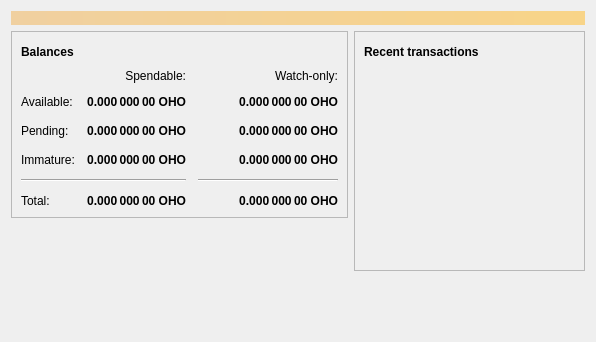
<?xml version="1.0" encoding="UTF-8"?>
<ui version="4.0">
 <class>OverviewPage</class>
 <widget class="QWidget" name="OverviewPage">
  <property name="geometry">
   <rect>
    <x>0</x>
    <y>0</y>
    <width>596</width>
    <height>342</height>
   </rect>
  </property>
  <property name="windowTitle">
   <string>Form</string>
  </property>
  <layout class="QVBoxLayout" name="topLayout">
   <item>
    <widget class="QLabel" name="labelAlerts">
     <property name="visible">
      <bool>false</bool>
     </property>
     <property name="styleSheet">
      <string notr="true">QLabel { background-color: qlineargradient(x1: 0, y1: 0, x2: 1, y2: 0, stop:0 #F0D0A0, stop:1 #F8D488); color:#000000; }</string>
     </property>
     <property name="wordWrap">
      <bool>true</bool>
     </property>
     <property name="margin">
      <number>3</number>
     </property>
     <property name="textInteractionFlags">
      <set>Qt::TextSelectableByMouse</set>
     </property>
    </widget>
   </item>
   <item>
    <layout class="QHBoxLayout" name="horizontalLayout" stretch="1,1">
     <item>
      <layout class="QVBoxLayout" name="verticalLayout_2">
       <item>
        <widget class="QFrame" name="frame">
         <property name="frameShape">
          <enum>QFrame::StyledPanel</enum>
         </property>
         <property name="frameShadow">
          <enum>QFrame::Raised</enum>
         </property>
         <layout class="QVBoxLayout" name="verticalLayout_4">
          <item>
           <layout class="QHBoxLayout" name="horizontalLayout_4">
            <item>
             <widget class="QLabel" name="label_5">
              <property name="font">
               <font>
                <weight>75</weight>
                <bold>true</bold>
               </font>
              </property>
              <property name="text">
               <string>Balances</string>
              </property>
             </widget>
            </item>
            <item>
             <widget class="QPushButton" name="labelWalletStatus">
              <property name="enabled">
               <bool>true</bool>
              </property>
              <property name="maximumSize">
               <size>
                <width>30</width>
                <height>16777215</height>
               </size>
              </property>
              <property name="toolTip">
               <string>The displayed information may be out of date. Your wallet automatically synchronizes with the Ohho network after a connection is established, but this process has not completed yet.</string>
              </property>
              <property name="text">
               <string/>
              </property>
              <property name="icon">
               <iconset resource="../bitcoin.qrc">
                <normaloff>:/icons/warning</normaloff>
                <disabledoff>:/icons/warning</disabledoff>:/icons/warning</iconset>
              </property>
              <property name="iconSize">
               <size>
                <width>24</width>
                <height>24</height>
               </size>
              </property>
              <property name="flat">
               <bool>true</bool>
              </property>
             </widget>
            </item>
            <item>
             <spacer name="horizontalSpacer_3">
              <property name="orientation">
               <enum>Qt::Horizontal</enum>
              </property>
              <property name="sizeHint" stdset="0">
               <size>
                <width>40</width>
                <height>20</height>
               </size>
              </property>
             </spacer>
            </item>
           </layout>
          </item>
          <item>
           <layout class="QGridLayout" name="gridLayout">
            <property name="spacing">
             <number>12</number>
            </property>
            <item row="2" column="2">
             <widget class="QLabel" name="labelWatchPending">
              <property name="font">
               <font>
                <weight>75</weight>
                <bold>true</bold>
               </font>
              </property>
              <property name="cursor">
               <cursorShape>IBeamCursor</cursorShape>
              </property>
              <property name="toolTip">
               <string>Unconfirmed transactions to watch-only addresses</string>
              </property>
              <property name="text">
               <string notr="true">0.000 000 00 OHO</string>
              </property>
              <property name="alignment">
               <set>Qt::AlignRight|Qt::AlignTrailing|Qt::AlignVCenter</set>
              </property>
              <property name="textInteractionFlags">
               <set>Qt::LinksAccessibleByMouse|Qt::TextSelectableByKeyboard|Qt::TextSelectableByMouse</set>
              </property>
             </widget>
            </item>
            <item row="2" column="1">
             <widget class="QLabel" name="labelUnconfirmed">
              <property name="font">
               <font>
                <weight>75</weight>
                <bold>true</bold>
               </font>
              </property>
              <property name="cursor">
               <cursorShape>IBeamCursor</cursorShape>
              </property>
              <property name="toolTip">
               <string>Total of transactions that have yet to be confirmed, and do not yet count toward the spendable balance</string>
              </property>
              <property name="text">
               <string notr="true">0.000 000 00 OHO</string>
              </property>
              <property name="alignment">
               <set>Qt::AlignRight|Qt::AlignTrailing|Qt::AlignVCenter</set>
              </property>
              <property name="textInteractionFlags">
               <set>Qt::LinksAccessibleByMouse|Qt::TextSelectableByKeyboard|Qt::TextSelectableByMouse</set>
              </property>
             </widget>
            </item>
            <item row="3" column="2">
             <widget class="QLabel" name="labelWatchImmature">
              <property name="font">
               <font>
                <weight>75</weight>
                <bold>true</bold>
               </font>
              </property>
              <property name="cursor">
               <cursorShape>IBeamCursor</cursorShape>
              </property>
              <property name="toolTip">
               <string>Mined balance in watch-only addresses that has not yet matured</string>
              </property>
              <property name="text">
               <string notr="true">0.000 000 00 OHO</string>
              </property>
              <property name="alignment">
               <set>Qt::AlignRight|Qt::AlignTrailing|Qt::AlignVCenter</set>
              </property>
              <property name="textInteractionFlags">
               <set>Qt::LinksAccessibleByMouse|Qt::TextSelectableByKeyboard|Qt::TextSelectableByMouse</set>
              </property>
             </widget>
            </item>
            <item row="4" column="0" colspan="2">
             <widget class="Line" name="line">
              <property name="orientation">
               <enum>Qt::Horizontal</enum>
              </property>
             </widget>
            </item>
            <item row="4" column="2">
             <widget class="Line" name="lineWatchBalance">
              <property name="sizePolicy">
               <sizepolicy hsizetype="Preferred" vsizetype="Fixed">
                <horstretch>0</horstretch>
                <verstretch>0</verstretch>
               </sizepolicy>
              </property>
              <property name="minimumSize">
               <size>
                <width>140</width>
                <height>0</height>
               </size>
              </property>
              <property name="orientation">
               <enum>Qt::Horizontal</enum>
              </property>
             </widget>
            </item>
            <item row="5" column="0">
             <widget class="QLabel" name="labelTotalText">
              <property name="text">
               <string>Total:</string>
              </property>
             </widget>
            </item>
            <item row="3" column="1">
             <widget class="QLabel" name="labelImmature">
              <property name="font">
               <font>
                <weight>75</weight>
                <bold>true</bold>
               </font>
              </property>
              <property name="cursor">
               <cursorShape>IBeamCursor</cursorShape>
              </property>
              <property name="toolTip">
               <string>Mined balance that has not yet matured</string>
              </property>
              <property name="text">
               <string notr="true">0.000 000 00 OHO</string>
              </property>
              <property name="alignment">
               <set>Qt::AlignRight|Qt::AlignTrailing|Qt::AlignVCenter</set>
              </property>
              <property name="textInteractionFlags">
               <set>Qt::LinksAccessibleByMouse|Qt::TextSelectableByKeyboard|Qt::TextSelectableByMouse</set>
              </property>
             </widget>
            </item>
            <item row="2" column="3">
             <spacer name="horizontalSpacer_2">
              <property name="orientation">
               <enum>Qt::Horizontal</enum>
              </property>
              <property name="sizeHint" stdset="0">
               <size>
                <width>40</width>
                <height>20</height>
               </size>
              </property>
             </spacer>
            </item>
            <item row="3" column="0">
             <widget class="QLabel" name="labelImmatureText">
              <property name="text">
               <string>Immature:</string>
              </property>
             </widget>
            </item>
            <item row="5" column="1">
             <widget class="QLabel" name="labelTotal">
              <property name="font">
               <font>
                <weight>75</weight>
                <bold>true</bold>
               </font>
              </property>
              <property name="cursor">
               <cursorShape>IBeamCursor</cursorShape>
              </property>
              <property name="toolTip">
               <string>Your current total balance</string>
              </property>
              <property name="text">
               <string notr="true">0.000 000 00 OHO</string>
              </property>
              <property name="alignment">
               <set>Qt::AlignRight|Qt::AlignTrailing|Qt::AlignVCenter</set>
              </property>
              <property name="textInteractionFlags">
               <set>Qt::LinksAccessibleByMouse|Qt::TextSelectableByKeyboard|Qt::TextSelectableByMouse</set>
              </property>
             </widget>
            </item>
            <item row="5" column="2">
             <widget class="QLabel" name="labelWatchTotal">
              <property name="font">
               <font>
                <weight>75</weight>
                <bold>true</bold>
               </font>
              </property>
              <property name="cursor">
               <cursorShape>IBeamCursor</cursorShape>
              </property>
              <property name="toolTip">
               <string>Current total balance in watch-only addresses</string>
              </property>
              <property name="text">
               <string notr="true">0.000 000 00 OHO</string>
              </property>
              <property name="alignment">
               <set>Qt::AlignRight|Qt::AlignTrailing|Qt::AlignVCenter</set>
              </property>
              <property name="textInteractionFlags">
               <set>Qt::LinksAccessibleByMouse|Qt::TextSelectableByKeyboard|Qt::TextSelectableByMouse</set>
              </property>
             </widget>
            </item>
            <item row="0" column="2">
             <widget class="QLabel" name="labelWatchonly">
              <property name="text">
               <string>Watch-only:</string>
              </property>
              <property name="alignment">
               <set>Qt::AlignRight|Qt::AlignTrailing|Qt::AlignVCenter</set>
              </property>
             </widget>
            </item>
            <item row="1" column="0">
             <widget class="QLabel" name="labelBalanceText">
              <property name="text">
               <string>Available:</string>
              </property>
             </widget>
            </item>
            <item row="1" column="1">
             <widget class="QLabel" name="labelBalance">
              <property name="font">
               <font>
                <weight>75</weight>
                <bold>true</bold>
               </font>
              </property>
              <property name="cursor">
               <cursorShape>IBeamCursor</cursorShape>
              </property>
              <property name="toolTip">
               <string>Your current spendable balance</string>
              </property>
              <property name="text">
               <string notr="true">0.000 000 00 OHO</string>
              </property>
              <property name="alignment">
               <set>Qt::AlignRight|Qt::AlignTrailing|Qt::AlignVCenter</set>
              </property>
              <property name="textInteractionFlags">
               <set>Qt::LinksAccessibleByMouse|Qt::TextSelectableByKeyboard|Qt::TextSelectableByMouse</set>
              </property>
             </widget>
            </item>
            <item row="1" column="2">
             <widget class="QLabel" name="labelWatchAvailable">
              <property name="font">
               <font>
                <weight>75</weight>
                <bold>true</bold>
               </font>
              </property>
              <property name="cursor">
               <cursorShape>IBeamCursor</cursorShape>
              </property>
              <property name="toolTip">
               <string>Your current balance in watch-only addresses</string>
              </property>
              <property name="text">
               <string notr="true">0.000 000 00 OHO</string>
              </property>
              <property name="alignment">
               <set>Qt::AlignRight|Qt::AlignTrailing|Qt::AlignVCenter</set>
              </property>
              <property name="textInteractionFlags">
               <set>Qt::LinksAccessibleByMouse|Qt::TextSelectableByKeyboard|Qt::TextSelectableByMouse</set>
              </property>
             </widget>
            </item>
            <item row="2" column="0">
             <widget class="QLabel" name="labelPendingText">
              <property name="text">
               <string>Pending:</string>
              </property>
             </widget>
            </item>
            <item row="0" column="1">
             <widget class="QLabel" name="labelSpendable">
              <property name="text">
               <string>Spendable:</string>
              </property>
              <property name="alignment">
               <set>Qt::AlignRight|Qt::AlignTrailing|Qt::AlignVCenter</set>
              </property>
             </widget>
            </item>
           </layout>
          </item>
         </layout>
        </widget>
       </item>
       <item>
        <spacer name="verticalSpacer">
         <property name="orientation">
          <enum>Qt::Vertical</enum>
         </property>
         <property name="sizeHint" stdset="0">
          <size>
           <width>20</width>
           <height>40</height>
          </size>
         </property>
        </spacer>
       </item>
      </layout>
     </item>
     <item>
      <layout class="QVBoxLayout" name="verticalLayout_3">
       <item>
        <widget class="QFrame" name="frame_2">
         <property name="frameShape">
          <enum>QFrame::StyledPanel</enum>
         </property>
         <property name="frameShadow">
          <enum>QFrame::Raised</enum>
         </property>
         <layout class="QVBoxLayout" name="verticalLayout">
          <item>
           <layout class="QHBoxLayout" name="horizontalLayout_2">
            <item>
             <widget class="QLabel" name="label_4">
              <property name="font">
               <font>
                <weight>75</weight>
                <bold>true</bold>
               </font>
              </property>
              <property name="text">
               <string>Recent transactions</string>
              </property>
             </widget>
            </item>
            <item>
             <widget class="QPushButton" name="labelTransactionsStatus">
              <property name="enabled">
               <bool>true</bool>
              </property>
              <property name="maximumSize">
               <size>
                <width>30</width>
                <height>16777215</height>
               </size>
              </property>
              <property name="toolTip">
               <string>The displayed information may be out of date. Your wallet automatically synchronizes with the Ohho network after a connection is established, but this process has not completed yet.</string>
              </property>
              <property name="text">
               <string/>
              </property>
              <property name="icon">
               <iconset resource="../bitcoin.qrc">
                <normaloff>:/icons/warning</normaloff>
                <disabledoff>:/icons/warning</disabledoff>:/icons/warning</iconset>
              </property>
              <property name="iconSize">
               <size>
                <width>24</width>
                <height>24</height>
               </size>
              </property>
              <property name="flat">
               <bool>true</bool>
              </property>
             </widget>
            </item>
            <item>
             <spacer name="horizontalSpacer">
              <property name="orientation">
               <enum>Qt::Horizontal</enum>
              </property>
              <property name="sizeHint" stdset="0">
               <size>
                <width>40</width>
                <height>20</height>
               </size>
              </property>
             </spacer>
            </item>
           </layout>
          </item>
          <item>
           <widget class="QListView" name="listTransactions">
            <property name="styleSheet">
             <string notr="true">QListView { background: transparent; }</string>
            </property>
            <property name="frameShape">
             <enum>QFrame::NoFrame</enum>
            </property>
            <property name="verticalScrollBarPolicy">
             <enum>Qt::ScrollBarAlwaysOff</enum>
            </property>
            <property name="horizontalScrollBarPolicy">
             <enum>Qt::ScrollBarAlwaysOff</enum>
            </property>
            <property name="selectionMode">
             <enum>QAbstractItemView::NoSelection</enum>
            </property>
           </widget>
          </item>
         </layout>
        </widget>
       </item>
       <item>
        <spacer name="verticalSpacer_2">
         <property name="orientation">
          <enum>Qt::Vertical</enum>
         </property>
         <property name="sizeHint" stdset="0">
          <size>
           <width>20</width>
           <height>40</height>
          </size>
         </property>
        </spacer>
       </item>
      </layout>
     </item>
    </layout>
   </item>
  </layout>
 </widget>
 <resources/>
 <connections/>
</ui>
